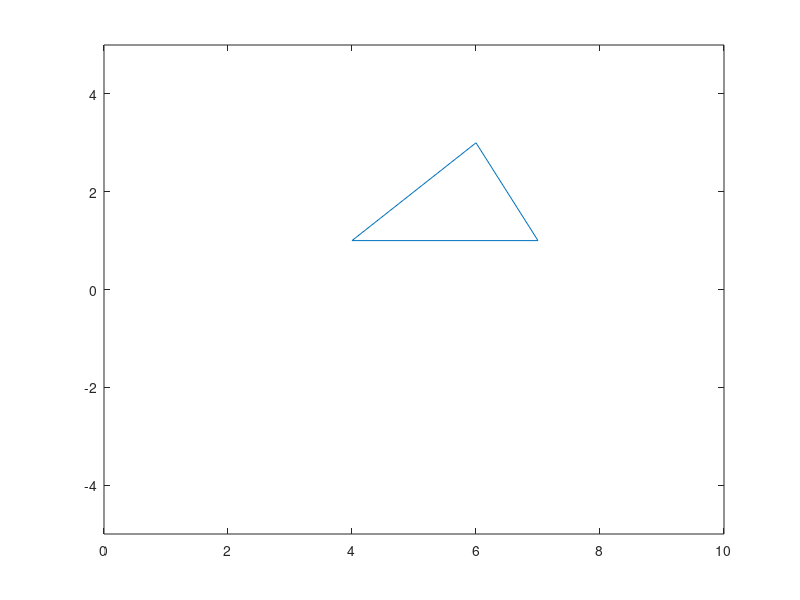
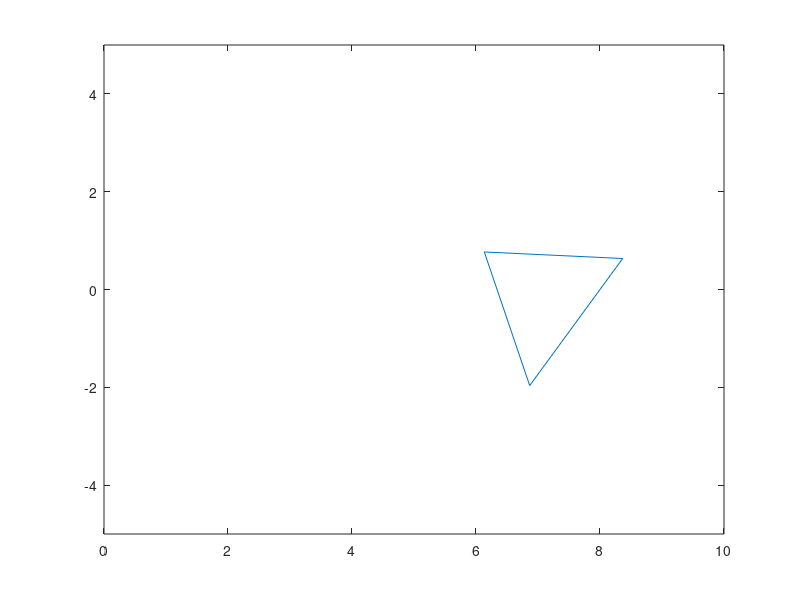

Source code (MATLAB) for these figures, in order: (Note: this script raises an error after producing the figures.)
% Zain Bhaila
% Math 401
% Homework 2

%% 3.9
p1 = [6 ; 3 ; 1] % initial points
p2 = [4 ; 1 ; 1]
p3 = [7 ; 1 ; 1]
T1 = [ 1 0 -8 ; 0 1 -2 ; 0 0 1] % shift to origin
R = [cos(pi/3) -sin(pi/3) 0 ; sin(pi/3) cos(pi/3) 0; 0 0 1] % rotate
T2 = [ 1 0 8 ; 0 1 2 ; 0 0 1] % shift back
M = T2 * R * T1
p12 = M * p1 % transformed points
p22 = M * p2
p32 = M * p3
plot([6; 4; 7; 6], [3; 1; 1; 3]) % plot original
axis([0 10 -5 5])
figure(2)
plot([p12(1,:) ; p22(1,:) ; p32(1,:) ; p12(1,:)], [p12(2,:) ; p22(2,:) ; p32(2,:) ; p12(2,:)]) % plot rotated
axis([0 10 -5 5])

%% 3.20
T1 = [ 1 0 0 2 ; 0 1 0 0 ; 0 0 1 -4 ; 0 0 0 1]
RY = [cos(-2*pi/3) 0 sin(-2*pi/3) 0 ; 0 1 0 0 ; -sin(-2*pi/3) 0 cos(-2*pi/3) 0 ; 0 0 0 1]
T2 = [ 1 0 0 -2 ; 0 1 0 0 ; 0 0 1 4 ; 0 0 0 1]
M = T2 * RY * T1 %#ok

%% 3.23
A = [0 ; 1; sqrt(3)]
r = acos(1/sqrt(3)) % theta of A from y axis
RX1 = [1 0 0 0 ; 0 cos(r) -sin(r) 0 ; 0 sin(r) cos(r) 0 ; 0 0 0 1] % rotate A to z-axis
RZ = [cos(pi/3) -sin(pi/3) 0 0 ; sin(pi/3) cos(pi/3) 0 0; 0 0 1 0 ; 0 0 0 1] % rotate around A
RX2 = [1 0 0 0 ; 0 cos(-r) -sin(-r) 0 ; 0 sin(-r) cos(-r) 0 ; 0 0 0 1] % rotate A back to original
M = RX2 * RZ * RX1 %#ok final rotation matrix

%% 3.25

% part a
RX1 = [1 0 0 0 ; 0 cos(pi/2) -sin(pi/2) 0 ; 0 sin(pi/2) cos(pi/2) 0 ; 0 0 0 1] % rotate around x
P = [1 0 0 0 ; 0 1 0 0 ; 0 0 0 0 ; 0 0 (-1/10) 1] % project from x=10
RX2 = [1 0 0 0 ; 0 cos(-pi/2) -sin(-pi/2) 0 ; 0 sin(-pi/2) cos(-pi/2) 0 ; 0 0 0 1] % rotate back around x
M = RX2 * P * RX1

% part b
p1 = [1 ; 2 ; 3; 1] % (1,2,3)
p2 = [4 ; -1 ; 0; 1] % (4,-1,0)
p3 = [5 ; 2 ; 3 ; 1] % (5,2,3)
p1t = M * p1 * 10/8 % p1 projected
p2t = M * p2 * 10/11 % p2 projected
p3t = M * p3 * 10/8 % p3 projected

%% 3.28

% part a
P = [1 0 0 0 ; 0 1 0 0 ; 0 0 0 0 ; 0 0 -1/d 1] % projection matrix
PI = limit(P, d, inf) % limit as d approaches infinity

% part b
syms x y z;
p = PI * [x ; y ; z ; 1]
% the projection is just original x and y values
% this makes sense because from infinitely far away you would be
% looking directly down over the entire xy plane, thus seeing only
% the top of any object without any "horizontal" perspective